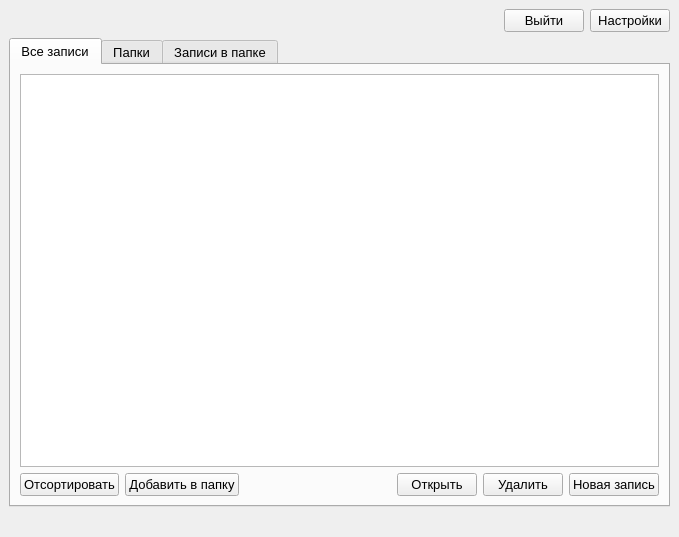
<?xml version="1.0" encoding="UTF-8"?>
<ui version="4.0">
 <class>MainWindow</class>
 <widget class="QMainWindow" name="MainWindow">
  <property name="geometry">
   <rect>
    <x>0</x>
    <y>0</y>
    <width>679</width>
    <height>537</height>
   </rect>
  </property>
  <property name="font">
   <font>
    <pointsize>10</pointsize>
   </font>
  </property>
  <property name="windowTitle">
   <string>MainWindow</string>
  </property>
  <widget class="QWidget" name="mainWidget">
   <layout class="QVBoxLayout" name="verticalLayout">
    <item>
     <layout class="QHBoxLayout" name="horizontalLayout">
      <item>
       <spacer name="horizontalSpacer_3">
        <property name="orientation">
         <enum>Qt::Horizontal</enum>
        </property>
        <property name="sizeHint" stdset="0">
         <size>
          <width>658</width>
          <height>20</height>
         </size>
        </property>
       </spacer>
      </item>
      <item>
       <widget class="QPushButton" name="leave">
        <property name="text">
         <string>Выйти</string>
        </property>
       </widget>
      </item>
      <item>
       <widget class="QPushButton" name="settings">
        <property name="text">
         <string>Настройки</string>
        </property>
       </widget>
      </item>
     </layout>
    </item>
    <item>
     <widget class="QTabWidget" name="tabWidget">
      <property name="currentIndex">
       <number>0</number>
      </property>
      <widget class="QWidget" name="recordWidget">
       <attribute name="title">
        <string>Все записи</string>
       </attribute>
       <layout class="QVBoxLayout" name="verticalLayout_2">
        <item>
         <widget class="QListWidget" name="listWidget"/>
        </item>
        <item>
         <layout class="QHBoxLayout" name="horizontalLayout_2">
          <item>
           <widget class="QPushButton" name="sort_b_1">
            <property name="text">
             <string>Отсортировать</string>
            </property>
           </widget>
          </item>
          <item>
           <widget class="QPushButton" name="add_in_f">
            <property name="text">
             <string>Добавить в папку</string>
            </property>
           </widget>
          </item>
          <item>
           <spacer name="horizontalSpacer">
            <property name="orientation">
             <enum>Qt::Horizontal</enum>
            </property>
            <property name="sizeHint" stdset="0">
             <size>
              <width>40</width>
              <height>20</height>
             </size>
            </property>
           </spacer>
          </item>
          <item>
           <layout class="QHBoxLayout" name="horizontalLayout_1">
            <item>
             <widget class="QPushButton" name="open_b_1">
              <property name="text">
               <string>Открыть</string>
              </property>
             </widget>
            </item>
            <item>
             <widget class="QPushButton" name="del_b_1">
              <property name="text">
               <string>Удалить</string>
              </property>
             </widget>
            </item>
            <item>
             <widget class="QPushButton" name="add_b_1">
              <property name="text">
               <string>Новая запись</string>
              </property>
             </widget>
            </item>
           </layout>
          </item>
         </layout>
        </item>
       </layout>
      </widget>
      <widget class="QWidget" name="sectionWidget">
       <attribute name="title">
        <string>Папки</string>
       </attribute>
       <layout class="QVBoxLayout" name="verticalLayout_3">
        <item>
         <widget class="QListWidget" name="listWidget_1"/>
        </item>
        <item>
         <layout class="QHBoxLayout" name="horizontalLayout_3">
          <item>
           <widget class="QPushButton" name="sort_b_2">
            <property name="text">
             <string>Отсортировать</string>
            </property>
           </widget>
          </item>
          <item>
           <spacer name="horizontalSpacer_2">
            <property name="orientation">
             <enum>Qt::Horizontal</enum>
            </property>
            <property name="sizeHint" stdset="0">
             <size>
              <width>40</width>
              <height>20</height>
             </size>
            </property>
           </spacer>
          </item>
          <item>
           <layout class="QHBoxLayout" name="horizontalLayout_4">
            <item>
             <widget class="QPushButton" name="open_b_2">
              <property name="text">
               <string>Открыть</string>
              </property>
             </widget>
            </item>
            <item>
             <widget class="QPushButton" name="del_b_2">
              <property name="text">
               <string>Удалить</string>
              </property>
             </widget>
            </item>
            <item>
             <widget class="QPushButton" name="add_b_2">
              <property name="text">
               <string>Новая папка</string>
              </property>
             </widget>
            </item>
           </layout>
          </item>
         </layout>
        </item>
       </layout>
      </widget>
      <widget class="QWidget" name="sectionWidget_open">
       <attribute name="title">
        <string>Записи в папке</string>
       </attribute>
       <layout class="QVBoxLayout" name="verticalLayout_4">
        <item>
         <widget class="QLabel" name="label_f">
          <property name="text">
           <string>&lt;html&gt;&lt;head/&gt;&lt;body&gt;&lt;p align=&quot;center&quot;&gt;Папка не выбрана&lt;/p&gt;&lt;/body&gt;&lt;/html&gt;</string>
          </property>
         </widget>
        </item>
        <item>
         <widget class="QListWidget" name="listWidget_folder"/>
        </item>
        <item>
         <layout class="QHBoxLayout" name="horizontalLayout_5">
          <item>
           <widget class="QPushButton" name="sort_b_3">
            <property name="text">
             <string>Отсортировать</string>
            </property>
           </widget>
          </item>
          <item>
           <spacer name="horizontalSpacer_4">
            <property name="orientation">
             <enum>Qt::Horizontal</enum>
            </property>
            <property name="sizeHint" stdset="0">
             <size>
              <width>40</width>
              <height>20</height>
             </size>
            </property>
           </spacer>
          </item>
          <item>
           <layout class="QHBoxLayout" name="horizontalLayout_6">
            <item>
             <widget class="QPushButton" name="open_b_3">
              <property name="text">
               <string>Открыть</string>
              </property>
             </widget>
            </item>
            <item>
             <widget class="QPushButton" name="del_b_3">
              <property name="text">
               <string>Удалить из папки</string>
              </property>
             </widget>
            </item>
           </layout>
          </item>
         </layout>
        </item>
       </layout>
      </widget>
     </widget>
    </item>
    <item>
     <widget class="QLabel" name="label">
      <property name="text">
       <string/>
      </property>
     </widget>
    </item>
   </layout>
  </widget>
 </widget>
 <resources/>
 <connections/>
</ui>
